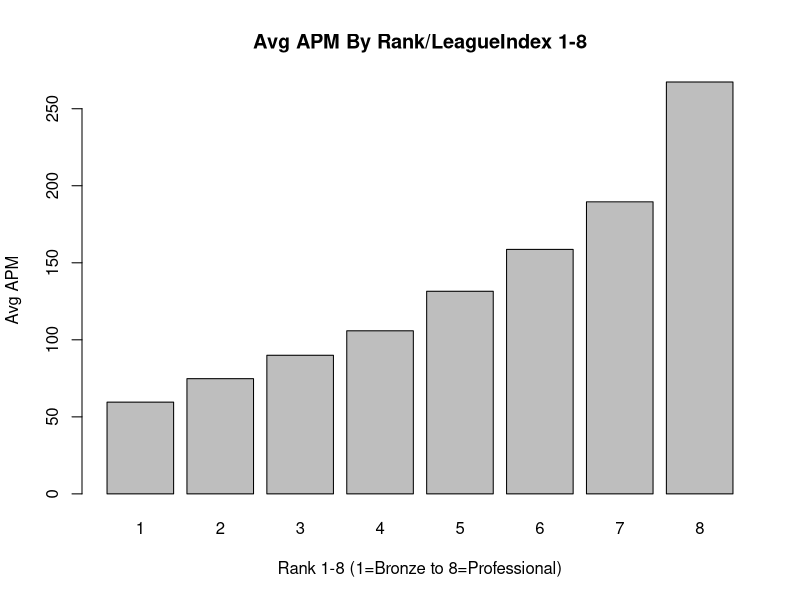
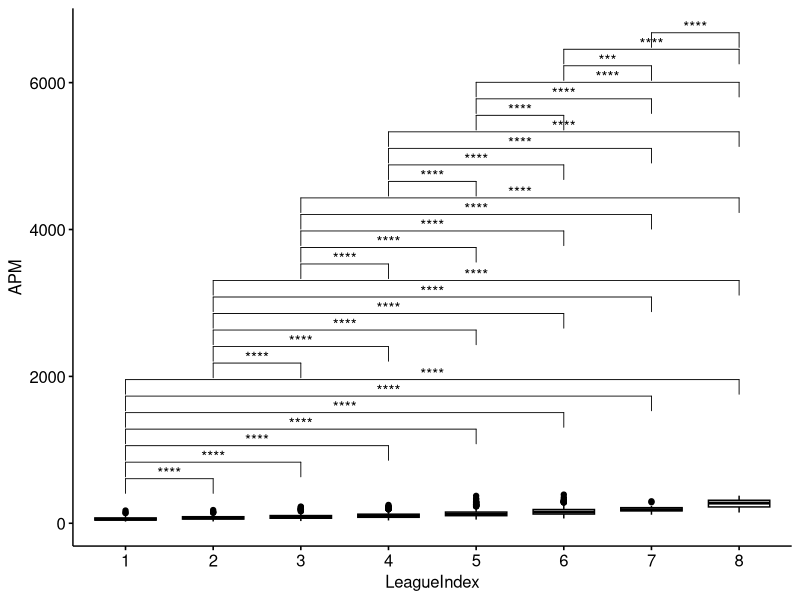

R code for these plots, in order:
## ---- chunk 1
library(tidyverse)
library(rstatix)
library(ggpubr)

## ---- chunk 2
#Main dataset of players across all ranks.
#LeagueIndex: Bronze, Silver, Gold, Platinum, Diamond, Master, GrandMaster, and Professional leagues coded 1-8 (Ordinal)
main = read.csv('./data/SkillCraft1_Dataset.csv')
## ---- chunk 3
#groupby rank, summarize avg APM, then plot
eda_apm <- main %>% group_by(LeagueIndex) %>% summarize(avgAPM = mean(APM))

barplot(eda_apm$avgAPM, names.arg = eda_apm$LeagueIndex, main='Avg APM By Rank/LeagueIndex 1-8', xlab='Rank 1-8 (1=Bronze to 8=Professional)', ylab='Avg APM')

## ---- chunk 4
#APM pw t-test
pw_apm <- main %>% pairwise_t_test(APM ~ LeagueIndex, pool.sd = FALSE)


## ---- chunk 5
#APM pw t-test boxplot
apm_plot <- pw_apm %>% 
  add_xy_position(x='LeagueIndex', step.increase = 1)

ggboxplot(main, x='LeagueIndex', y='APM') + 
  stat_pvalue_manual(apm_plot, hide.ns = TRUE)


